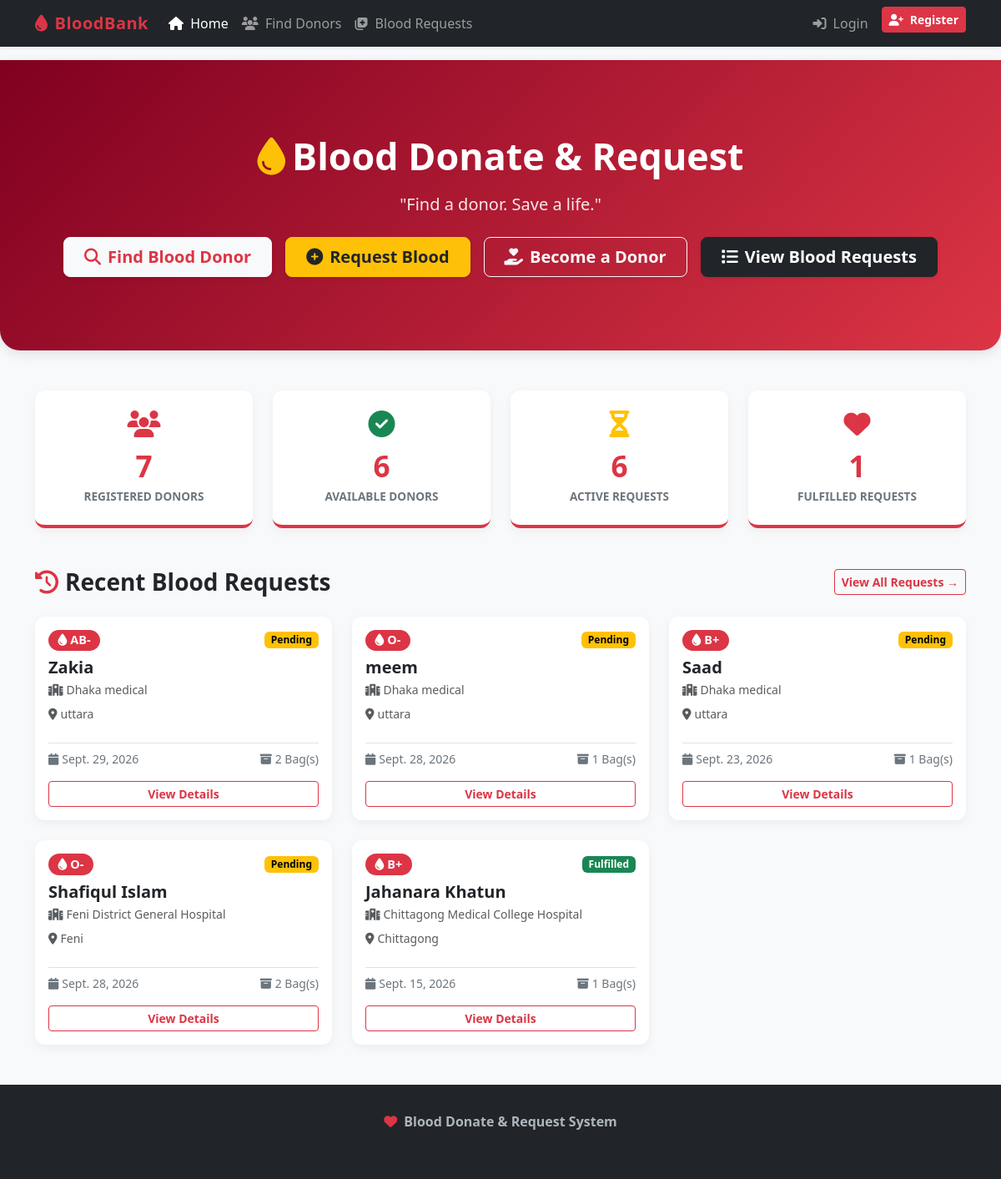
The page / on the database its author committed.
### blood_bank/models.py (models this page shows, shortened)
class BloodRequest(models.Model):
    requester = models.ForeignKey(User, on_delete=models.CASCADE, related_name='blood_requests')
    patient_name = models.CharField(max_length=100)
    blood_group = models.CharField(max_length=5, choices=BLOOD_GROUP_CHOICES)
    hospital_name = models.CharField(max_length=150)
    location = models.CharField(max_length=100)
    required_date = models.DateField()
    bags_required = models.PositiveIntegerField(default=1)
    contact_number = models.CharField(max_length=20)
    description = models.TextField(blank=True, default='')
    status = models.CharField(max_length=20, choices=REQUEST_STATUS_CHOICES, default='Pending')
    created_at = models.DateTimeField(auto_now_add=True)
    updated_at = models.DateTimeField(auto_now=True)

### blood_bank/views.py (the view)
# urls.py: path('', views.home_view, name='home'),
def home_view(request):
    total_donors = DonorProfile.objects.count()
    available_donors = DonorProfile.objects.filter(availability='Available').count()
    active_requests = BloodRequest.objects.filter(status='Pending').count()
    fulfilled_requests = BloodRequest.objects.filter(status='Fulfilled').count()
    recent_requests = BloodRequest.objects.order_by('-created_at')[:5]
    context = {
        'total_donors': total_donors,
        'available_donors': available_donors,
        'active_requests': active_requests,
        'fulfilled_requests': fulfilled_requests,
        'recent_requests': recent_requests,
    }
    return render(request, 'blood_bank/home.html', context)

### blood_bank/templates/blood_bank/home.html (shortened to what this page needs)
{% extends 'base.html' %}
{% block content %}
<div class="hero-section text-center">
    <div class="container py-4">
        <h1 class="hero-title mb-3"><i class="fa-solid fa-droplet text-warning me-2"></i>Blood Donate & Request</h1>
        <p class="hero-tagline mb-4">"Find a donor. Save a life."</p>
        <div class="d-flex justify-content-center gap-3 flex-wrap">
            <a href="{% url 'donor_list' %}" class="btn btn-light btn-lg px-4 fw-bold shadow-sm text-danger">
                <i class="fa-solid fa-search me-2"></i>Find Blood Donor
            </a>
            <a href="{% url 'request_create' %}" class="btn btn-warning btn-lg px-4 fw-bold shadow-sm text-dark">
                <i class="fa-solid fa-plus-circle me-2"></i>Request Blood
            </a>
            {% if not user.is_authenticated or not user.donor_profile %}
            <a href="{% url 'profile_edit' %}" class="btn btn-outline-light btn-lg px-4 fw-bold shadow-sm">
                <i class="fa-solid fa-hand-holding-heart me-2"></i>Become a Donor
            </a>
            {% endif %}
            <a href="{% url 'request_list' %}" class="btn btn-dark btn-lg px-4 fw-bold shadow-sm">
                <i class="fa-solid fa-list me-2"></i>View Blood Requests
            </a>
        </div>
    </div>
</div>
<div class="container my-5">
    <div class="row g-4">
        <div class="col-md-3 col-6">
            <div class="stat-card">
                <i class="fa-solid fa-users fa-2x text-danger mb-2"></i>
                <div class="stat-number">{{ total_donors }}</div>
                <div class="stat-label">Registered Donors</div>
            </div>
        </div>
        <div class="col-md-3 col-6">
            <div class="stat-card">
                <i class="fa-solid fa-check-circle fa-2x text-success mb-2"></i>
                <div class="stat-number">{{ available_donors }}</div>
                <div class="stat-label">Available Donors</div>
            </div>
        </div>
        <div class="col-md-3 col-6">
            <div class="stat-card">
                <i class="fa-solid fa-hourglass-half fa-2x text-warning mb-2"></i>
                <div class="stat-number">{{ active_requests }}</div>
                <div class="stat-label">Active Requests</div>
            </div>
        </div>
        <div class="col-md-3 col-6">
            <div class="stat-card">
                <i class="fa-solid fa-heart fa-2x text-danger mb-2"></i>
                <div class="stat-number">{{ fulfilled_requests }}</div>
                <div class="stat-label">Fulfilled Requests</div>
            </div>
        </div>
    </div>
</div>
<div class="container mb-5">
    <div class="d-flex justify-content-between align-items-center mb-4">
        <h3 class="fw-bold mb-0 text-dark"><i class="fa-solid fa-clock-rotate-left text-danger me-2"></i>Recent Blood Requests</h3>
        <a href="{% url 'request_list' %}" class="btn btn-outline-danger btn-sm fw-bold">View All Requests &rarr;</a>
    </div>
    {% if recent_requests %}
        <div class="row g-4">
            {% for req in recent_requests %}
                <div class="col-md-4">
                    <div class="card card-custom h-100 p-3">
                        <div class="d-flex justify-content-between align-items-center mb-2">
                            <span class="badge badge-blood"><i class="fa-solid fa-droplet me-1"></i>{{ req.blood_group }}</span>
                            <span class="badge {% if req.status == 'Pending' %}status-badge-pending{% elif req.status == 'Fulfilled' %}status-badge-fulfilled{% else %}status-badge-cancelled{% endif %} px-2 py-1">
                                {{ req.status }}
                            </span>
                        </div>
                        <h5 class="fw-bold mb-1">{{ req.patient_name }}</h5>
                        <p class="text-muted small mb-2"><i class="fa-solid fa-hospital me-1"></i>{{ req.hospital_name }}</p>
                        <p class="text-muted small mb-2"><i class="fa-solid fa-location-dot me-1"></i>{{ req.location }}</p>
                        <div class="d-flex justify-content-between text-secondary small mt-3 pt-2 border-top">
                            <span><i class="fa-solid fa-calendar me-1"></i>{{ req.required_date }}</span>
                            <span><i class="fa-solid fa-box-archive me-1"></i>{{ req.bags_required }} Bag(s)</span>
                        </div>
                        <a href="{% url 'request_detail' req.pk %}" class="btn btn-outline-danger btn-sm mt-3 w-100 fw-bold">View Details</a>
                    </div>
                </div>
            {% endfor %}
        </div>
    {% else %}
        <div class="alert alert-info text-center">No blood requests have been posted yet.</div>
    {% endif %}
</div>
{% endblock %}

### static/css/style.css (style rules this page uses)
:root { --primary-red: #dc3545; --dark-red: #b02a37; --light-red: #f8d7da; --hero-bg: linear-gradient(135deg, #800020 0%, #dc3545 100%); }
body { font-family: 'Segoe UI', Tahoma, Geneva, Verdana, sans-serif; background-color: #f8f9fa; color: #212529; display: flex; flex-direction: column; min-height: 100vh; }
.hero-section { background: var(--hero-bg); color: white; padding: 4rem 1rem; border-radius: 0 0 1.5rem 1.5rem; box-shadow: 0 4px 15px rgba(0,0,0,0.1); }
.hero-title { font-size: 2.8rem; font-weight: 800; }
.hero-tagline { font-size: 1.25rem; opacity: 0.9; }
.card-custom { border: none; border-radius: 12px; box-shadow: 0 4px 12px rgba(0,0,0,0.05); transition: transform 0.2s ease, box-shadow 0.2s ease; }
.badge-blood { background-color: var(--primary-red); color: white; font-size: 0.9rem; font-weight: 700; padding: 0.4em 0.8em; border-radius: 20px; }
.stat-card { background: white; border-radius: 12px; padding: 1.5rem; text-align: center; border-bottom: 4px solid var(--primary-red); box-shadow: 0 4px 12px rgba(0,0,0,0.05); }
.stat-number { font-size: 2.2rem; font-weight: 800; color: var(--primary-red); }
.stat-label { color: #6c757d; font-weight: 600; text-transform: uppercase; font-size: 0.85rem; }
.status-badge-pending { background-color: #ffc107; color: #000; }
.status-badge-fulfilled { background-color: #198754; color: #fff; }

### rows shown on the page
BloodRequest: blood_group "AB-", status "Pending", patient_name "Zakia", hospital_name "Dhaka medical", location "uttara", required_date "Sept. 29, 2026", bags_required "2"
BloodRequest: blood_group "O-", status "Pending", patient_name "meem", hospital_name "Dhaka medical", location "uttara", required_date "Sept. 28, 2026", bags_required "1"
BloodRequest: blood_group "B+", status "Pending", patient_name "Saad", hospital_name "Dhaka medical", location "uttara", required_date "Sept. 23, 2026", bags_required "1"
BloodRequest: blood_group "O-", status "Pending", patient_name "Shafiqul Islam", hospital_name "Feni District General Hospital", location "Feni", required_date "Sept. 28, 2026", bags_required "2"
BloodRequest: blood_group "B+", status "Fulfilled", patient_name "Jahanara Khatun", hospital_name "Chittagong Medical College Hospital", location "Chittagong", required_date "Sept. 15, 2026", bags_required "1"

### other values the page prints
{{ total_donors }} "7"
{{ available_donors }} "6"
{{ active_requests }} "6"
{{ fulfilled_requests }} "1"
